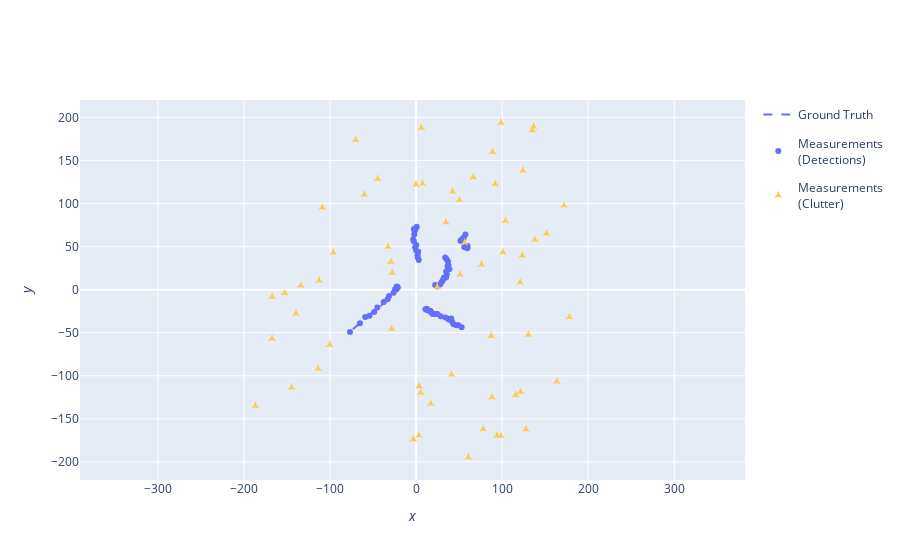

This figure's notebook cell:
### Markdown cell above
Plotting the measurements (including clutter)

### Code cell
# Plot true detections and clutter.
plotter.plot_measurements(all_measurements, [0, 2])
plotter.fig
